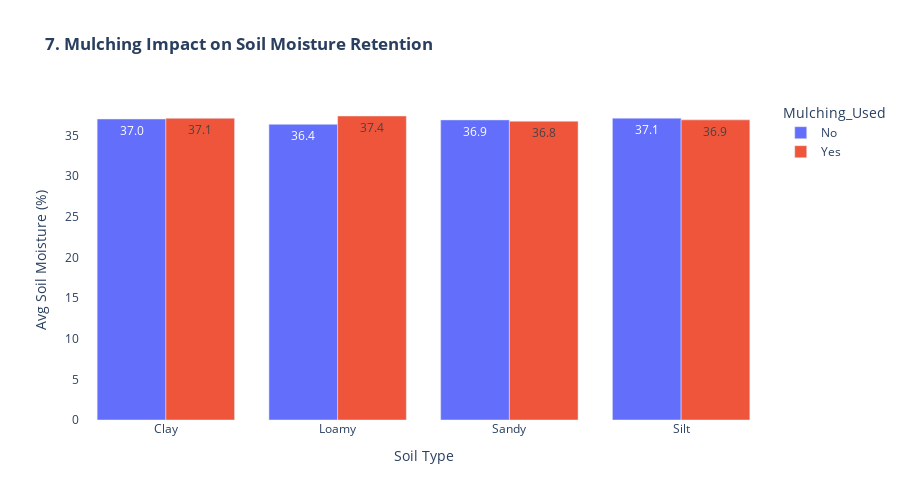

Notebook cell for this chart:
### Markdown cell above
### *7. Mulching Impact on Soil Moisture*

### Code cell
print("\n7. Mulching Benefits...")

mulching_impact = df.groupby(['Soil_Type', 'Mulching_Used'], observed=False).agg(
    Avg_Moisture=('Soil_Moisture', 'mean'),
    Count=('Soil_Type', 'count')
).reset_index()

fig7 = px.bar(mulching_impact, x='Soil_Type', y='Avg_Moisture', color='Mulching_Used',
              barmode='group', text_auto='.1f',
              title='<b>7. Mulching Impact on Soil Moisture Retention</b>',
              labels={'Avg_Moisture': 'Avg Soil Moisture (%)', 'Soil_Type': 'Soil Type'})

fig7.update_layout(height=500, plot_bgcolor='white')
fig7.show()

### Figure 1 — Plotly figure (JSON) as saved in the notebook; plotly's stock layout.template omitted (floating-point values rounded to 4 significant figures)
{"data": [{"alignmentgroup": "True", "hovertemplate": "Mulching_Used=No<br>Soil Type=%{x}<br>Avg Soil Moisture (%)=%{y}<extra></extra>", "legendgroup": "No", "marker": {"color": "#636efa", "pattern": {"shape": ""}}, "name": "No", "offsetgroup": "No", "orientation": "v", "showlegend": true, "textposition": "auto", "texttemplate": "%{y:.1f}", "type": "bar", "x": ["Clay", "Loamy", "Sandy", "Silt"], "xaxis": "x", "y": [37.04, 36.38, 36.93, 37.14], "yaxis": "y"}, {"alignmentgroup": "True", "hovertemplate": "Mulching_Used=Yes<br>Soil Type=%{x}<br>Avg Soil Moisture (%)=%{y}<extra></extra>", "legendgroup": "Yes", "marker": {"color": "#EF553B", "pattern": {"shape": ""}}, "name": "Yes", "offsetgroup": "Yes", "orientation": "v", "showlegend": true, "textposition": "auto", "texttemplate": "%{y:.1f}", "type": "bar", "x": ["Clay", "Loamy", "Sandy", "Silt"], "xaxis": "x", "y": [37.13, 37.41, 36.77, 36.94], "yaxis": "y"}], "layout": {"barmode": "group", "height": 500, "legend": {"title": {"text": "Mulching_Used"}, "tracegroupgap": 0}, "plot_bgcolor": "white", "title": {"text": "<b>7. Mulching Impact on Soil Moisture Retention</b>"}, "xaxis": {"anchor": "y", "domain": [0, 1], "title": {"text": "Soil Type"}}, "yaxis": {"anchor": "x", "domain": [0, 1], "title": {"text": "Avg Soil Moisture (%)"}}}}
